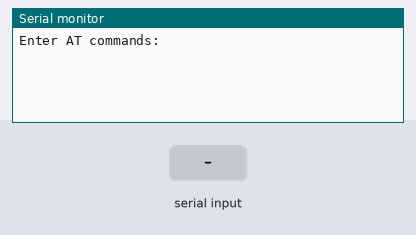
The sketch below on a simulated Arduino Uno, built with avr-gcc and run on an emulated ATmega328P. Shown: the last lines printed to the serial monitor. The test bench sets the inputs (shaded band).

Above: at 1.2 s.
1.3 s: "1" received over the second serial link
At 2.2 s:
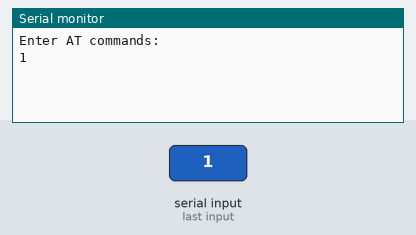
2.8 s: "0" received over the second serial link
At 3.3 s:
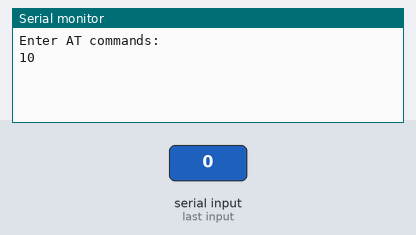

The sketch:

bluetooth-sample.ino
```cpp
#include <SoftwareSerial.h>
#define TX_PIN      6
#define RX_PIN      7

SoftwareSerial bluetooth(TX_PIN, RX_PIN);

void setup()
{
  Serial.begin(9600);
  bluetooth.begin(9600);

  Serial.println("Enter AT commands:");
}

void loop()
{
  if (bluetooth.available())
  {
    Serial.write(bluetooth.read());
  }

  if (Serial.available()) {
    bluetooth.write(Serial.read());
  }
}
```

Measured:
- after the input at 1.3 s, the serial monitor: prints a new line at once (image 1)
- after the input at 2.8 s, the serial monitor: prints a new line at once (image 2)
